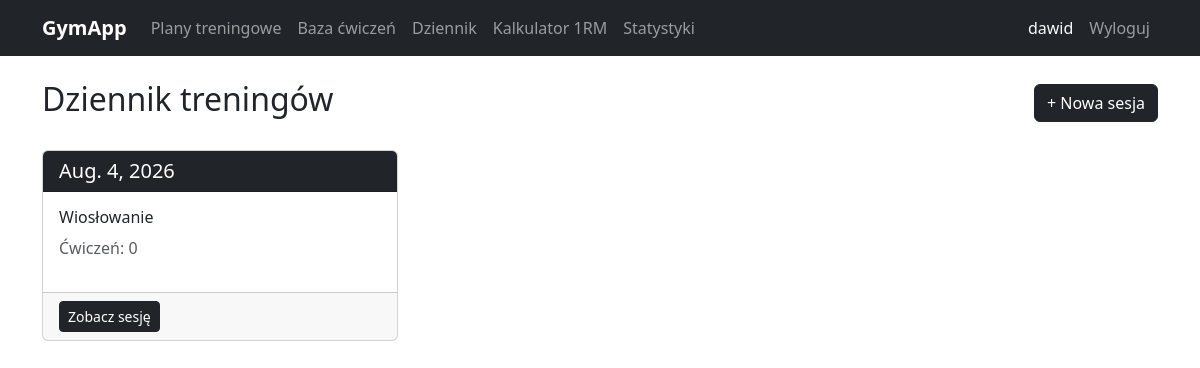
The page /dziennik/ (signed in) on the database as committed earlier.
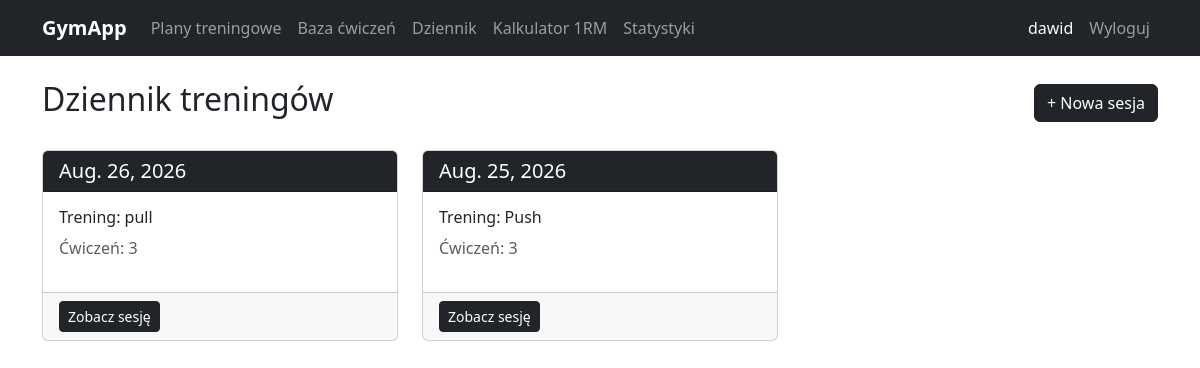
The same page on the database as committed later.
### tracker/models.py (models this page shows, shortened)
class SesjaTreningowa(models.Model):
    uzytkownik = models.ForeignKey(User, on_delete=models.CASCADE)
    data = models.DateField()
    nazwa = models.CharField(max_length=100, blank=True)
    notatki = models.TextField(blank=True)
    class Meta:
        verbose_name = 'Sesja treningowa'
        verbose_name_plural = 'Sesje treningowe'
        ordering = ['-data']

### tracker/views.py (the view)
# urls.py: path('dziennik/', views.dziennik, name='dziennik'),
@login_required
def dziennik(request):
    sesje = SesjaTreningowa.objects.filter(uzytkownik=request.user)
    return render(request, 'tracker/dziennik.html', {'sesje': sesje})

### tracker/templates/tracker/dziennik.html (shortened to what this page needs)
{% extends 'base.html' %}
{% block zawartosc %}
<div class="d-flex justify-content-between align-items-center mb-4">
    <h2>Dziennik treningów</h2>
    <a href="{% url 'dodaj_sesje' %}" class="btn btn-dark">+ Nowa sesja</a>
</div>
{% if sesje %}
    <div class="row">
        {% for sesja in sesje %}
            <div class="col-md-4 mb-3">
                <div class="card h-100">
                    <div class="card-header bg-dark text-white">
                        <h5 class="mb-0">{{ sesja.data }}</h5>
                    </div>
                    <div class="card-body">
                        {% if sesja.nazwa %}
                            <h6>{{ sesja.nazwa }}</h6>
                        {% endif %}
                        <p class="text-muted">
                            Ćwiczeń: {{ sesja.wpisy.count }}
                        </p>
                    </div>
                    <div class="card-footer">
                        <a href="{% url 'szczegoly_sesji' sesja.pk %}" class="btn btn-dark btn-sm">
                            Zobacz sesję
                        </a>
                    </div>
                </div>
            </div>
        {% endfor %}
    </div>
{% else %}
    <div class="alert alert-info">
        Nie masz jeszcze żadnych sesji treningowych.
        <a href="{% url 'dodaj_sesje' %}">Dodaj pierwszą sesję!</a>
    </div>
{% endif %}
{% endblock %}

Rows that differ between the two databases and show on the page:
removed SesjaTreningowa: data "Aug. 4, 2026", nazwa "Wiosłowanie", wpisy.count "0"
added SesjaTreningowa: data "Aug. 26, 2026", nazwa "Trening: pull", wpisy.count "3"
added SesjaTreningowa: data "Aug. 25, 2026", nazwa "Trening: Push", wpisy.count "3"
